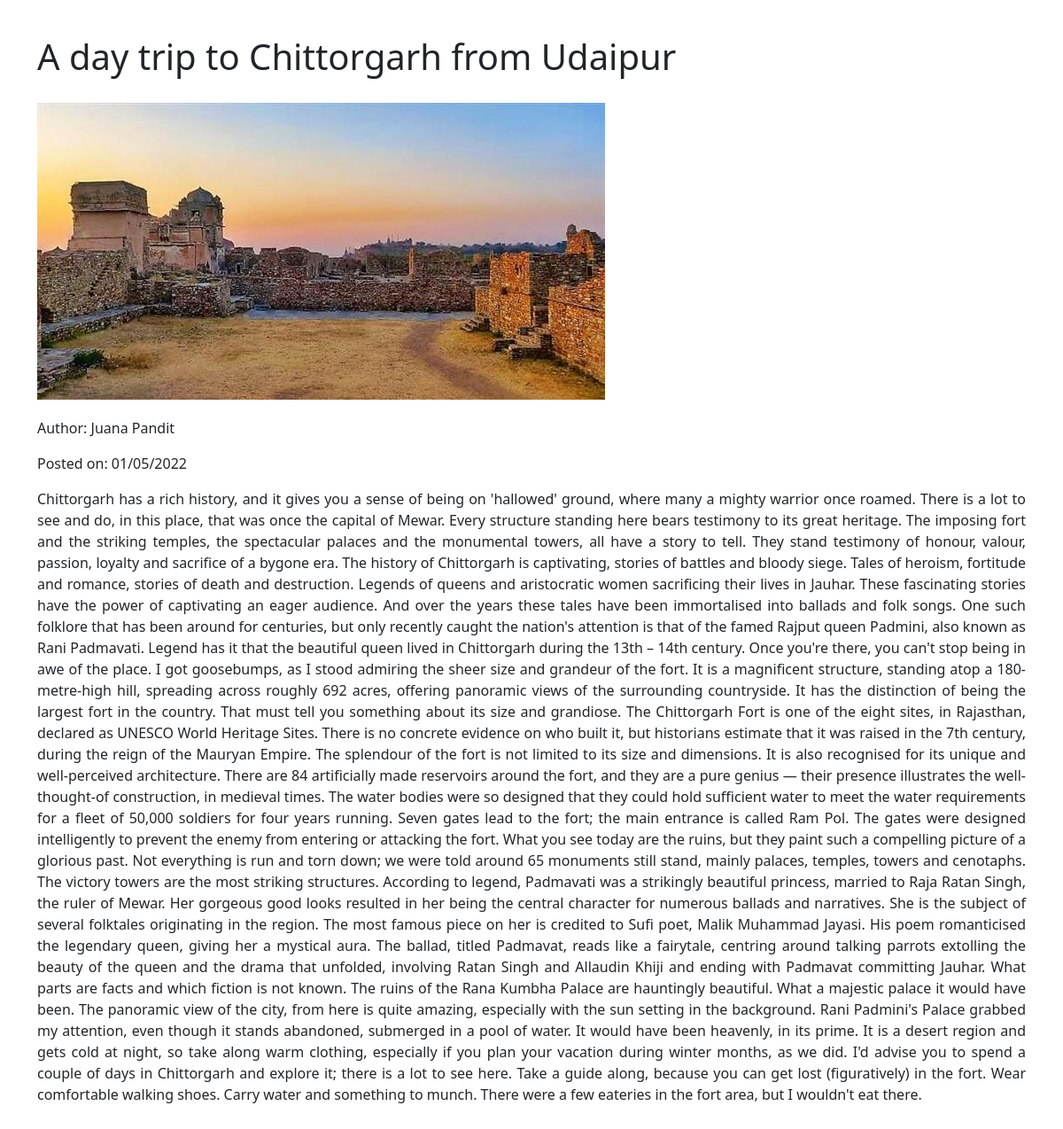
/blogs/7, run on the app's committed database.
### Tiny_Steps/models.py (models this page shows, shortened)
class BlogPost(db.Model):
    id = db.Column(db.Integer, primary_key=True)
    tourist_id = db.Column(db.Integer, db.ForeignKey('tourist.id'), nullable=False)
    date_posted = db.Column(db.DateTime)
    title = db.Column(db.String(30), nullable=False)
    content = db.Column(db.String(500), nullable=False)
    pic = db.Column(db.Text, nullable=False)
    pic_name = db.Column(db.Text)
    mimetype = db.Column(db.Text)

class Tourist(db.Model, UserMixin):
    id = db.Column(db.Integer, primary_key=True)
    name = db.Column(db.String(20), nullable=False)
    email = db.Column(db.String(30), unique=True, nullable=False)
    password = db.Column(db.String(20), nullable=False)
    blogs = db.relationship('BlogPost', backref='tourist', lazy=True)

### Tiny_Steps/main.py (the view)
@main.route('/blogs/<int:id>')
def blogpost(id):
    post = BlogPost.query.filter_by(id=id).first()
    return render_template("blogpost.html", post=post)

### Tiny_Steps/templates/blogpost.html (shortened to what this page needs)
<!DOCTYPE html>
<html lang="en">
<head>
    <link href="https://cdn.jsdelivr.net/npm/bootstrap@5.1.3/dist/css/bootstrap.min.css" rel="stylesheet">
</head>
<body>
    <div class="container">
        <h1>{{ post.title }}</h1>
        <img src="/static/posts/{{ post.pic_name }}" alt="">
        <p>Author: {{ post.tourist.name }}</p>
        <p>Posted on: {{ post.date_posted.strftime("%d/%m/%Y") }}</p>
        <p>{{ post.content }}</p>
    </div>
</body>
</html>

### Tiny_Steps/templates/blogpost.html (style rules this page uses)
* { margin-top: 20px; margin-bottom: 20px; text-align: justify; }

### data on the page
BlogPost: title "A day trip to Chittorgarh from Udaipur", pic_name (picture), date_posted "01/05/2022", content "Chittorgarh has a rich history, and it gives you a sense of being on 'hallowed' ground, where many a mighty warrior once roamed. There is a lot to see and do, in this place, that was once the capital of Mewar. Every structure standing here bears testimony to its great heritage. The imposing fort and the striking temples, the spectacular palaces and the monumental towers, all have a story to tell. They stand testimony of honour, valour, passion, loyalty and sacrifice of a bygone era. The history of Chittorgarh is captivating, stories of battles and bloody siege. Tales of heroism, fortitude and romance, stories of death and destruction. Legends of queens and aristocratic women sacrificing…"
Tourist: tourist.name "Juana Pandit"
